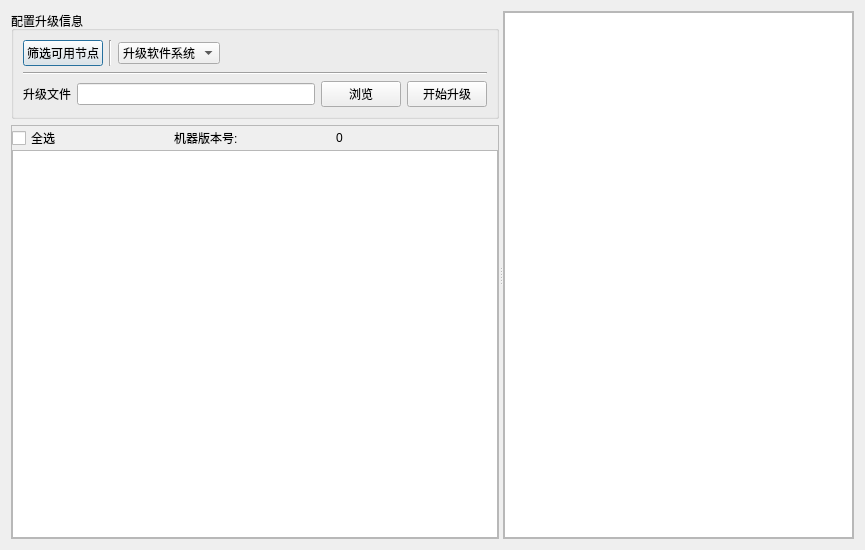
<?xml version="1.0" encoding="UTF-8"?>
<ui version="4.0">
 <class>OBNLowerCumputerOTA</class>
 <widget class="QDialog" name="OBNLowerCumputerOTA">
  <property name="geometry">
   <rect>
    <x>0</x>
    <y>0</y>
    <width>865</width>
    <height>550</height>
   </rect>
  </property>
  <property name="windowTitle">
   <string>OBNLowerCumputerOTA</string>
  </property>
  <layout class="QGridLayout" name="gridLayout_4">
   <item row="0" column="0">
    <widget class="QSplitter" name="splitter">
     <property name="orientation">
      <enum>Qt::Horizontal</enum>
     </property>
     <widget class="QWidget" name="">
      <layout class="QGridLayout" name="gridLayout_5">
       <item row="0" column="0">
        <widget class="QGroupBox" name="groupBoxOTA">
         <property name="sizePolicy">
          <sizepolicy hsizetype="Expanding" vsizetype="Preferred">
           <horstretch>0</horstretch>
           <verstretch>0</verstretch>
          </sizepolicy>
         </property>
         <property name="maximumSize">
          <size>
           <width>16777215</width>
           <height>16777215</height>
          </size>
         </property>
         <property name="styleSheet">
          <string notr="true"/>
         </property>
         <property name="title">
          <string>配置升级信息</string>
         </property>
         <layout class="QGridLayout" name="gridLayout">
          <item row="0" column="0" colspan="3">
           <layout class="QHBoxLayout" name="horizontalLayout">
            <item>
             <widget class="QPushButton" name="pushButtonGetAvailableNodes">
              <property name="text">
               <string>筛选可用节点</string>
              </property>
             </widget>
            </item>
            <item>
             <widget class="Line" name="line_3">
              <property name="orientation">
               <enum>Qt::Vertical</enum>
              </property>
             </widget>
            </item>
            <item>
             <widget class="QComboBox" name="comboBoxOption">
              <item>
               <property name="text">
                <string>升级软件系统</string>
               </property>
              </item>
              <item>
               <property name="text">
                <string>升级配置文件</string>
               </property>
              </item>
             </widget>
            </item>
            <item>
             <spacer name="horizontalSpacer">
              <property name="orientation">
               <enum>Qt::Horizontal</enum>
              </property>
              <property name="sizeHint" stdset="0">
               <size>
                <width>40</width>
                <height>20</height>
               </size>
              </property>
             </spacer>
            </item>
           </layout>
          </item>
          <item row="1" column="0" colspan="4">
           <widget class="Line" name="line">
            <property name="orientation">
             <enum>Qt::Horizontal</enum>
            </property>
           </widget>
          </item>
          <item row="2" column="0">
           <widget class="QLabel" name="labelInputfName">
            <property name="text">
             <string>升级文件</string>
            </property>
           </widget>
          </item>
          <item row="2" column="1">
           <widget class="QLineEdit" name="lineEditInputfName"/>
          </item>
          <item row="2" column="2">
           <widget class="QPushButton" name="pushButtonBrowse">
            <property name="text">
             <string>浏览</string>
            </property>
           </widget>
          </item>
          <item row="2" column="3">
           <widget class="QPushButton" name="pushButtonStart">
            <property name="text">
             <string>开始升级</string>
            </property>
           </widget>
          </item>
         </layout>
        </widget>
       </item>
       <item row="1" column="0">
        <widget class="QFrame" name="frame_2">
         <property name="frameShape">
          <enum>QFrame::StyledPanel</enum>
         </property>
         <property name="frameShadow">
          <enum>QFrame::Raised</enum>
         </property>
         <layout class="QGridLayout" name="gridLayout_2">
          <property name="leftMargin">
           <number>0</number>
          </property>
          <property name="topMargin">
           <number>0</number>
          </property>
          <property name="rightMargin">
           <number>0</number>
          </property>
          <property name="bottomMargin">
           <number>0</number>
          </property>
          <property name="spacing">
           <number>0</number>
          </property>
          <item row="0" column="0">
           <layout class="QHBoxLayout" name="horizontalLayout_3">
            <item>
             <widget class="QCheckBox" name="checkBoxSelAll">
              <property name="text">
               <string>全选</string>
              </property>
             </widget>
            </item>
            <item>
             <widget class="QLabel" name="labelVersionName">
              <property name="text">
               <string>机器版本号:</string>
              </property>
             </widget>
            </item>
            <item>
             <widget class="QLabel" name="labelVersionNum">
              <property name="text">
               <string>0</string>
              </property>
             </widget>
            </item>
           </layout>
          </item>
          <item row="1" column="0">
           <widget class="QTableWidget" name="tableWidgetOTA"/>
          </item>
         </layout>
        </widget>
       </item>
      </layout>
     </widget>
     <widget class="QFrame" name="frame_3">
      <property name="frameShape">
       <enum>QFrame::StyledPanel</enum>
      </property>
      <property name="frameShadow">
       <enum>QFrame::Raised</enum>
      </property>
      <layout class="QGridLayout" name="gridLayout_3">
       <property name="leftMargin">
        <number>0</number>
       </property>
       <property name="topMargin">
        <number>0</number>
       </property>
       <property name="rightMargin">
        <number>0</number>
       </property>
       <property name="bottomMargin">
        <number>0</number>
       </property>
       <item row="0" column="0">
        <widget class="QTableWidget" name="tableWidgetCfgInform"/>
       </item>
      </layout>
     </widget>
    </widget>
   </item>
  </layout>
 </widget>
 <resources/>
 <connections/>
</ui>
